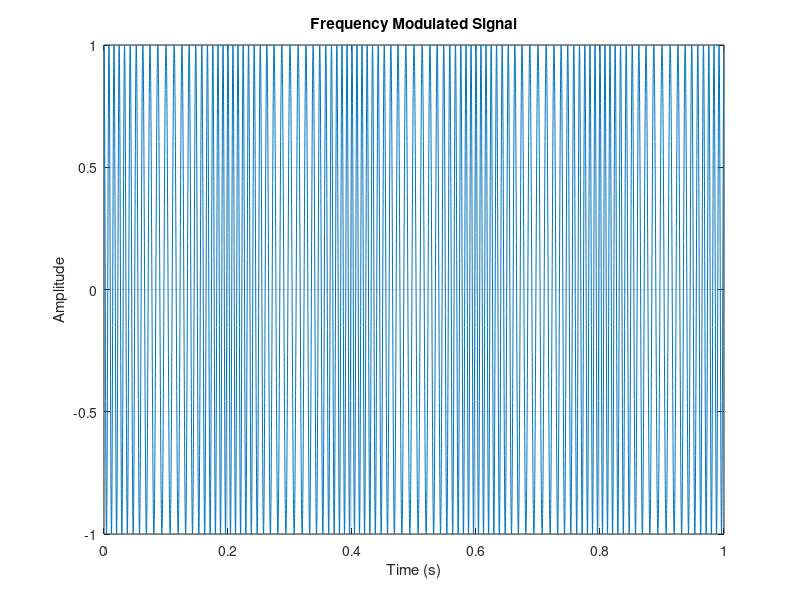

This figure's MATLAB source:
%Frequency Modulation
Fs = 10000; % Sampling frequency in Hz

t = 0:1/Fs:1-1/Fs; % Time vector from 0 to 1 second with step size of 1/Fs

Fc = 100; % Carrier frequency in Hz

Fm = 5; % Modulating frequency in Hz

Am = 1; % Modulating amplitude (Amplitude of the modulating signal)

beta = 5; % Modulation index (determines the amount of frequency deviation)

carrier = cos(2*pi*Fc*t); % Carrier signal (cosine wave with frequency Fc)

modulator = cos(2*pi*Fm*t); % Modulating signal (cosine wave with frequency Fm)

fm_signal = cos(2*pi*Fc*t + beta*sin(2*pi*Fm*t)); % FM signal (frequency modulated)

plot(t, fm_signal); % Plot the FM signal

title('Frequency Modulated Signal'); 
xlabel('Time (s)');
ylabel('Amplitude');
grid on;
